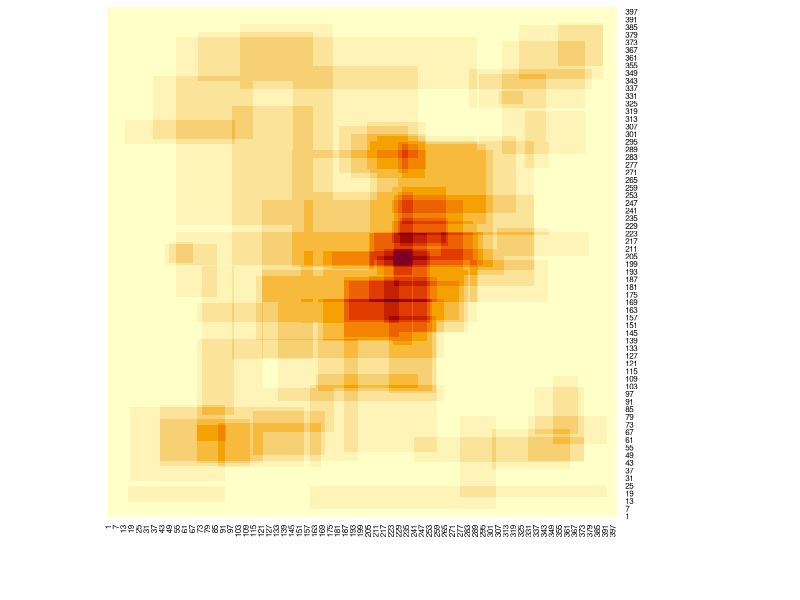

This chart was generated by the following R code: (Note: this script raises an error after producing the figure.)
library(dplyr)
library(openxlsx)
library(gplots)
library(ggplot2)

answerstable <- read.csv(file = 'myapp/Data/RQ1_corrected.csv', header=TRUE) #importiere das answers file
dfall <- answerstable %>% filter(QUES2SURV_METHOD == "classic" & ANS2SURV_ANSWERED == 1 & QUES_ID == 281)
scenarios <- as.data.frame(table(dfall$QUES_ID))
numberscenarios  <- nrow(scenarios)
for (anz in 1:numberscenarios) {
  actualscenario =as.vector(scenarios[anz,1])
  print (actualscenario)
  scentext <- (paste0("Scenario ", actualscenario))
  #print (actualscenario) 
  df <- answerstable %>% filter(QUES2SURV_METHOD == "classic" & ANS2SURV_ANSWERED == 1 & QUES_ID == actualscenario)# & ACC2SURV_ACCID == "22")
  #print (df)
  numberofanswers <- nrow(df)
  D <- as.data.frame(expand.grid(1:400,1:400))
  D <- cbind(D,0)
  names(D) <- c("x-Achse","y-Achse","Zähler")
  Overall.Scenario.Impact.Uncertainty <- sum(df$uncertaintyIPixel)
  Overall.Scenario.Occurrence.Uncertainty <- sum(df$uncertaintyOPixel)
  max.Scenario.Impact.Uncertainty <- max(df$uncertaintyIPixel)
  min.Scenario.Impact.Uncertainty <- min(df$uncertaintyIPixel)
  max.Scenario.Occurrence.Uncertainty <- max(df$uncertaintyOPixel)
  min.Scenario.Occurrence.Uncertainty <- min(df$uncertaintyOPixel)
  diffmaxmin.Scenario.Impact.Uncertainty <- max.Scenario.Impact.Uncertainty - min.Scenario.Impact.Uncertainty
  diffmaxmin.Scenario.Occurrence.Uncertainty <- max.Scenario.Occurrence.Uncertainty - min.Scenario.Occurrence.Uncertainty
  
  Overall.Scenario.Area.Uncertainty <- sum(df$uncertaintyAreaPixel)
  max.Scenario.Area.Uncertainty <- max(df$uncertaintyAreaPixel)
  min.Scenario.Area.Uncertainty <- min(df$uncertaintyAreaPixel)
  diffmaxmin.Scenario.Area.Uncertainty <- max.Scenario.Area.Uncertainty - min.Scenario.Area.Uncertainty
  #print (max.Scenario.Impact.Uncertainty)
  #print (min.Scenario.Impact.Uncertainty)
  #print (diffmaxmin.Scenario.Impact.Uncertainty)
  #print (max.Scenario.Occurrence.Uncertainty)
  #print (min.Scenario.Occurrence.Uncertainty)
  #print (diffmaxmin.Scenario.Occurrence.Uncertainty)
  #print (Overall.Scenario.Impact.Uncertainty)
  #print (Overall.Scenario.Occurrence.Uncertainty)
  #print(max.Scenario.Area.Uncertainty)
  #print(min.Scenario.Area.Uncertainty)
  #print (diffmaxmin.Scenario.Area.Uncertainty)
  sum.Occ <- 0
  sum.Imp <- 0
  sum.Area <- 0
  
  for (m in 1:numberofanswers){
    Uncertainty.Area <- df[m,"uncertaintyAreaPixel"]
    Uncertainty.AreaSwitched <- (160000 - Uncertainty.Area)  
    #print (Uncertainty.Area)
    #Uncertainty.Impact <- df[m,"uncertaintyIPixel"]
    #Uncertainty.Occurrence <- df[m,"uncertaintyOPixel"]
    #distance.Occ <- (400-Uncertainty.Occurrence)  #Abstand zu maxWert Occourrence
    #distance.Imp <- (400-Uncertainty.Impact)  #Abstand zu maxWert Impact
    #distance.Area <- (max.Scenario.Area.Uncertainty-Uncertainty.Area)  #Abstand zu maxWert Impact
    #sum.Occ <- sum.Occ + distance.Occ
    #sum.Imp <- sum.Imp + distance.Imp
    sum.Area <- sum.Area + Uncertainty.AreaSwitched
  }  
  #print (sum.Imp)
  #print (sum.Occ)
  print (sum.Area)
  Uncertaintyweightall <- 0
for (i in 1:numberofanswers){
  #print (i)
  AccId <- df[i,"ACC2SURV_ACCID"]
  QuesId <- df[i,"QUES_ID"]
  UncertaintyI <- df[i,"uncertaintyIPixel"]
  UncertaintyO <- df[i,"uncertaintyOPixel"]
  UncertaintyAreaUser <- df[i,"uncertaintyAreaPixel"]
  Role <- df[i,"ACC2SURV_ROLE"]
  GroupId <- df[i,"ACC2SURV_GROUPID"]
  x.min <- df[i,"X1Pixel"]
  x.max <- df[i,"X2Pixel"]
  y.min <- df[i,"Y1Pixel"]
  y.max <- df[i,"Y2Pixel"]
  weightI <- UncertaintyI/sum.Imp
  weightO <- UncertaintyO/sum.Occ
  #distanceAreaUser <- (max.Scenario.Area.Uncertainty-UncertaintyAreaUser)
  Uncertaintyweight <- ((100/sum.Area)* (160000 - UncertaintyAreaUser))
  #print (UncertaintyAreaUser)
  #print (Uncertaintyweight)
  Uncertaintyweightall <- Uncertaintyweightall + Uncertaintyweight
  index <- which( D[,"x-Achse"] >= x.min & D[,"x-Achse"] <= x.max &
                    D[,"y-Achse"] >= y.min & D[,"y-Achse"] <= y.max)
  
  D[index,"Zähler"] <- D[index,"Zähler"] + (1 * Uncertaintyweight)
  #print (AccId)
  print (Uncertaintyweight)
  
}
  print (Uncertaintyweightall)
  #print (D)
  scenfile <- (paste0("myapp/files/4_heatmap/",scentext,"_transformed_new_weight.xlsx"))
  scenpic <- (paste0("myapp/pictures/17_heatmap_pixel_graphic/",scentext,"_heatmap_weight.bmp"))
  
  mat1 <- matrix(D$Zähler,ncol=400,nrow=400,byrow=TRUE)
  datahm <- as.matrix(mat1)  
  
  bmp(file=scenpic, width = 1000, height = 1000, units = 'px', res = 100)
  heatmap(datahm, Colv = NA, Rowv = NA, scale="none")
  dev.off()
  
  write.csv(D, paste0("myapp/files/4_heatmap/", scentext,"_transformed_new_weight.csv"), row.names=TRUE)
  write.xlsx(D,file = scenfile, rowNames=TRUE)
  
}
